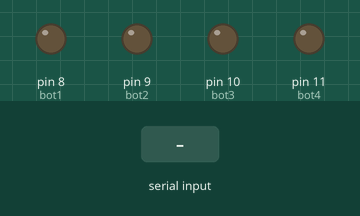
A sketch run on a simulated Arduino Uno, built with avr-gcc and run on an emulated ATmega328P. Shown: output pins drawn as LEDs (lit = HIGH). Inputs (shaded band) come from the test bench.

Above: at 1.2 s.
1.3 s: "1" received over Serial
At 1.9 s:
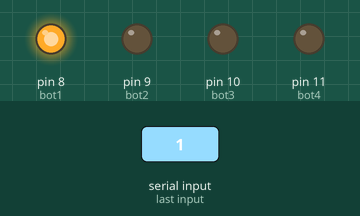
2.8 s: "a" received over Serial
At 3.1 s:
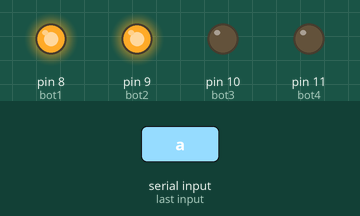
4.3 s: "2" received over Serial
At 5.4 s:
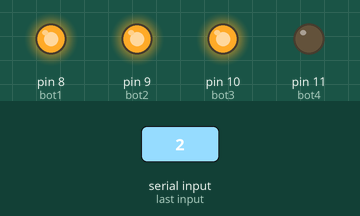
5.8 s: "8" received over Serial
At 6.5 s:
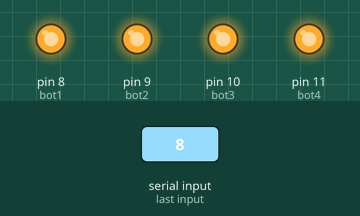
7.3 s: "1" received over Serial
At 7.7 s:
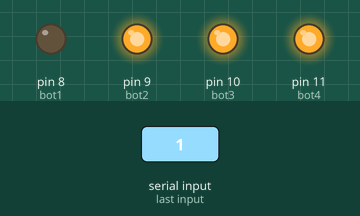
8.8 s: "9" received over Serial
At 10.0 s:
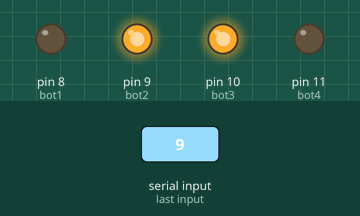
Timing chart, 0 to 11.3 s (numbered marks = the images above; inputs shaded):
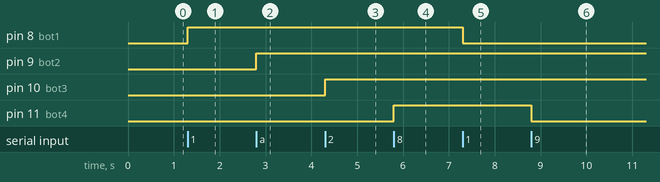

The sketch:

bluetooth.ino
```cpp
#include <Servo.h>
Servo Servo1;
Servo Servo2;

int s1 = 6;
int s2 = 7;
int yanchi = 15;
int bot1=8;
int bot2=9;
int bot3=10;
int bot4=11;
int bot5=12;

int Received=0;
int bot1_state =0;
int bot2_state = 0;
int bot3_state = 0;


void setup(){

  Serial.begin(9600);
  pinMode(bot4,OUTPUT);
  pinMode(bot2,OUTPUT);
  pinMode(bot1,OUTPUT);
  pinMode(bot3,OUTPUT);

}

void loop(){

 if(Serial.available()>0)
 {
    Received = Serial.read();

 }
////////////////bot1/////////////////////
if (bot1_state == 0 && Received == '1')
  {
    digitalWrite(bot1,HIGH);
    bot1_state=1;
    Received=0;
  }
if (bot1_state ==1 && Received == '1')
  {
    digitalWrite(bot1,LOW);
    bot1_state=0;
    Received=0;
  }
///////////////////////////////////////////


////////////////bot2/////////////////////
if (bot2_state == 0 && Received == 'a')
  {
    digitalWrite(bot2,HIGH);
    bot2_state=1;
    Received=0;
  }
if (bot2_state ==1 && Received == 'a')
  {
    digitalWrite(bot2,LOW);
    bot2_state=0;
    Received=0;
  }
///////////////////////////////////////////


////////////////bot3/////////////////////
if (bot3_state == 0 && Received == '2')
  {
    digitalWrite(bot3,HIGH);
    bot3_state=1;
    Received=0;
  }
if (bot3_state ==1 && Received == '2')
  {
    digitalWrite(bot3,LOW);
    bot3_state=0;
    Received=0;
  }
///////////////////////////////////////////


////////////////bot4/////////////////////
 if (Received =='8'){
   digitalWrite(bot4,HIGH);
  }
 if (Received == '9'){
 digitalWrite(bot4,LOW);
 }
 ///////////////////////////////////////////


}
```

Measured:
- after the input at 1.3 s, pin 8 (bot1): LOW → HIGH at once
- after the input at 2.8 s, pin 9 (bot2): LOW → HIGH at once
- after the input at 4.3 s, pin 10 (bot3): LOW → HIGH at once
- after the input at 5.8 s, pin 11 (bot4): LOW → HIGH at once
- after the input at 7.3 s, pin 8 (bot1): HIGH → LOW at once
- after the input at 8.8 s, pin 11 (bot4): HIGH → LOW at once
